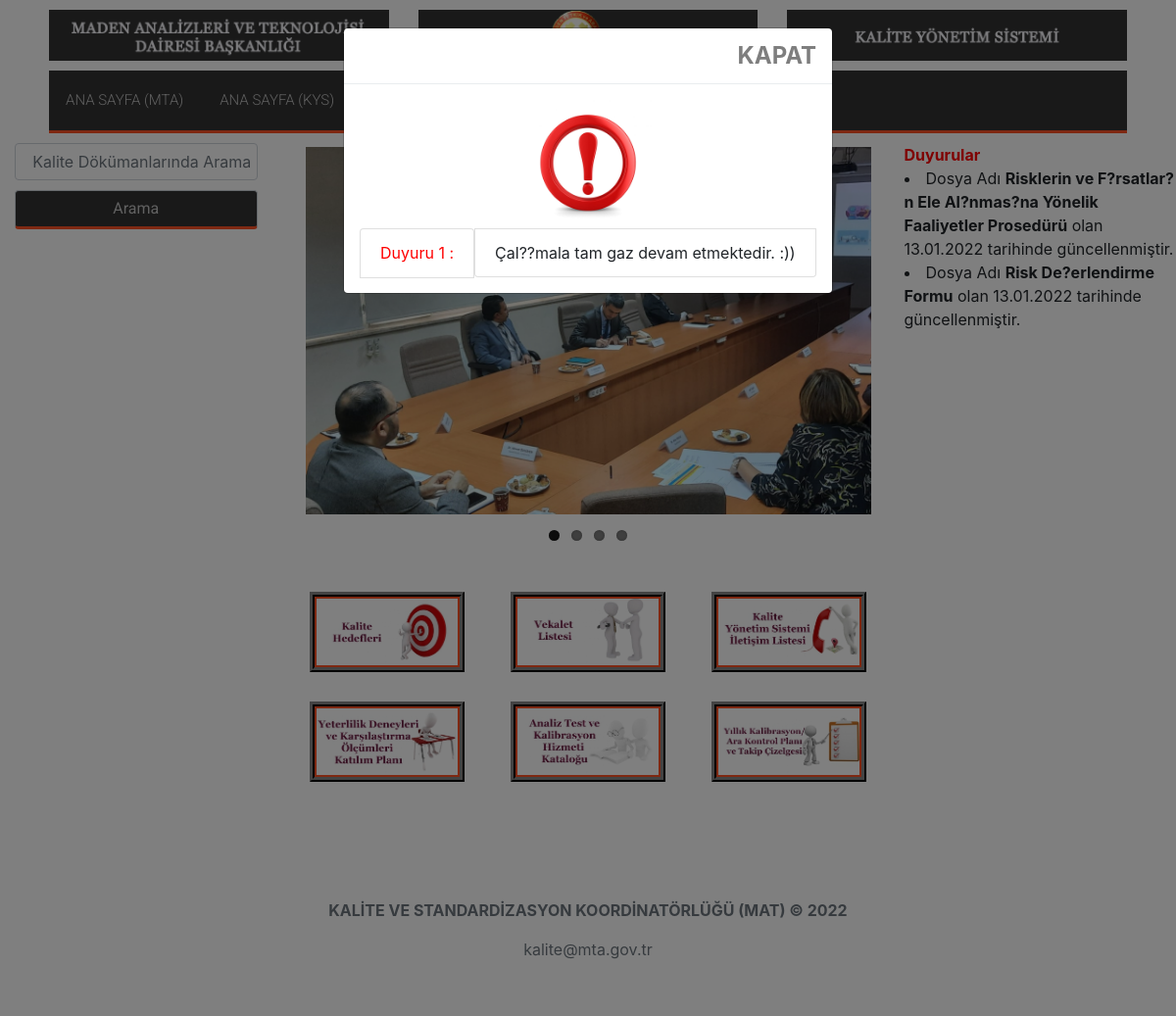
The page / on the database its author committed.
### tables this page shows
CREATE TABLE `news` (
  `ID` int(11) NOT NULL,
  `NewsCategoriesID` int(11) DEFAULT NULL,
  `Header` varchar(2550) DEFAULT NULL,
  `SeoName` varchar(255) NOT NULL,
  `ShortContent` text,
  `Link` varchar(255) NOT NULL,
  `Content` text,
  `Images` varchar(255) DEFAULT NULL,
  `Cuff` tinyint(4) NOT NULL,
  `Click` varchar(20) DEFAULT NULL,
  `TimeSort` varchar(35) NOT NULL,
  `Time` varchar(50) DEFAULT NULL,
  `ISDELETED` tinyint(4) DEFAULT NULL
);

CREATE TABLE `mainmenu` (
  `ID` int(11) NOT NULL,
  `CatID` int(11) NOT NULL,
  `SupID` int(11) DEFAULT NULL,
  `Name` varchar(255) DEFAULT NULL,
  `URL` varchar(200) NOT NULL,
  `siraNo` varchar(3) NOT NULL,
  `Status` int(11) NOT NULL,
  `Click` int(11) DEFAULT NULL,
  `Time` varchar(30) DEFAULT NULL,
  `ISDELETED` varchar(30) DEFAULT NULL
);

CREATE TABLE `gallery` (
  `ID` int(11) NOT NULL,
  `GalleryCategoriesID` int(11) DEFAULT NULL,
  `ReferencesID` int(11) DEFAULT NULL,
  `Name` varchar(255) DEFAULT NULL,
  `EmbedCode` varchar(255) DEFAULT NULL,
  `Link` varchar(255) DEFAULT NULL,
  `Target` varchar(10) DEFAULT NULL,
  `Images` varchar(255) DEFAULT NULL,
  `Cover` int(11) DEFAULT NULL,
  `siraNo` int(11) NOT NULL,
  `Time` varchar(25) DEFAULT NULL,
  `ISDELETED` tinyint(4) DEFAULT NULL
);

CREATE TABLE `files` (
  `ID` int(11) NOT NULL,
  `FilesCategoriesID` int(11) NOT NULL,
  `Name` varchar(255) DEFAULT NULL,
  `Files` varchar(255) NOT NULL,
  `FileNo` varchar(25) DEFAULT NULL,
  `PublishDate` date DEFAULT NULL,
  `RevisionNo` int(2) NOT NULL,
  `RevisionDate` date DEFAULT NULL,
  `Status` tinyint(1) NOT NULL,
  `OrderNo` int(11) DEFAULT NULL,
  `ISDELETED` tinyint(1) NOT NULL
);

### functions.php (called while the page is built, shortened)
<?php
	function NewsList($NewsCategoriesID)
	{
		global $db;
		$NewsCategoriesID = intval($NewsCategoriesID);
		$result = $db->prepare("SELECT * FROM news WHERE NewsCategoriesID = ? AND ISDELETED=0");
		$result->execute(array($NewsCategoriesID));
		$line = $result->fetchAll(PDO::FETCH_OBJ);
		return $line;
	}
	function GalleryList($GalleryCategoriesID)
	{
		global $db;
		$GalleryCategoriesID = intval($GalleryCategoriesID);
		$result = $db->query("SELECT * FROM gallery WHERE GalleryCategoriesID = ".$GalleryCategoriesID." AND ISDELETED=0");
		$line = $result->fetchAll(PDO::FETCH_OBJ);
		return $line;
	}
?>

### index.php (the view, shortened to what this page needs)
	<?php
		include 'header.php';
	?>
	<?php
		$lineNewsList = NewsList(1);
		$sayi=0;
		foreach($lineNewsList as $key => $value) {
		$sayi++;   }
		if ($sayi > 0) {
		include 'modalpanel.php'; }
	?>
	<?php
		include 'ust_menu.php';
	?>
 </div>
	<div class="row" >
      <div class="col-lg-3 col-md-12 col-12">
        <form method="GET" action="arama.php">
			  <div class="col-lg-12 col-md-12 col-sm-12 col-12">
				<input style="margin-top:10px;  padding-right:0px; text-align:center;" type="text" class="form-control" placeholder="Kalite Dökümanlarında Arama" name="q">
				<input style="width:100%; margin-top:10px; background:#333; color:#c0c0c0; font-family: 'Roboto', sans-serif;border-bottom: 3px solid #FD5025;" type="submit" class="form-control "  name="b1" value="Arama">
			  </div>
        </form>
	  </div>
      <div class="col-lg-6 col-md-12 col-12">
       <div class="flexslider" style="margin-top:10px;" >
        <ul class="slides flex-viewport1">
          <?php
            $lineGalleryList = GalleryList(5);
            foreach ($lineGalleryList as $key => $value) {
          ?>
              <li>
                <img src="Uploads/Gallery/Big/<?php print $value->Images; ?>" />
              </li>
          <?php
            }
          ?>
        </ul>
      </div>
        <div class="row">
          <?php
            $lineGalleryList = GalleryList(4);
            $i=1;
            foreach ($lineGalleryList as $key => $value) {
               if($i > 6) $col="4"; else $col = "4";
          ?>
		<?php if ($i==20) { ;?>
            <div class="col-lg-<?php print $col ?> col-md-4 col-12  cerceve text-center"><img src="Uploads/Gallery/Big/<?php print $value->Images; ?>" class="img-fluid "  data-toggle="modal" data-target="#kidneyModelPanel">
            </div>
        <?php }else { ?>
               <div class="col-lg-<?php print $col ?> col-md-4 col-12 cerceve text-center"><a href="<?php print $value->Link; ?>" target="_blank"><img src="Uploads/Gallery/Big/<?php print $value->Images; ?>" class="img-fluid "></a>
            </div>
        <?php } ?>
          <?php
              $i++;
            }
          ?>
        </div>
      </div>
			<div  class="col-lg-3 col-md-12 col-12" >
				<marquee direction="up" onmouseover="this.stop();" onmouseout="this.start();" height="375px" style="margin-top:10px;" >
					<?php
						$resultMaxRevisionDate = $db->prepare("SELECT ID FROM files WHERE RevisionDate = (SELECT RevisionDate FROM files WHERE  ISDELETED=0 ORDER BY RevisionDate DESC LIMIT 0,1) ");
						$resultMaxRevisionDate->execute();
						$lineMaxRevisionDate = $resultMaxRevisionDate->fetchAll(PDO::FETCH_ASSOC);
						foreach($lineMaxRevisionDate as $redID){
							$RedIDArray[] = $redID['ID'];
						}
						print '<div style="display:inline; color:red; font-weight: bold;  ">Duyurular</div>';
						$resultNews=$db->query("SELECT * FROM files WHERE ID IN(".implode(', ', $RedIDArray).")");
						$lineNewsList = $resultNews->fetchAll(PDO::FETCH_OBJ);
						foreach($lineNewsList as $key => $value) {
					?>
							<li >  Dosya Adı <b><?php print $value->Name; ?></b> olan <?php print date("d.m.Y", strtotime($value->RevisionDate)) ?> tarihinde güncellenmiştir.</li>
					<?php
						}
					?>
				</marquee>
			</div>
	  </div>
<?php
  include 'footer.php';
?>

### header.php (shortened to what this page needs)
<?php
  include 'config.php';
  include 'functions.php';
?>
<!DOCTYPE html>
<html>
<head>
<link rel="stylesheet" type="text/css" href="bootstrap/css/bootstrap.min.css">
   <link href="css/ace-responsive-menu.css" rel="stylesheet" type="text/css" />
   <link href="css/flexslider.css" rel="stylesheet" type="text/css" />
  <link rel="stylesheet" href="https://cdnjs.cloudflare.com/ajax/libs/font-awesome/4.7.0/css/font-awesome.min.css">
    <link rel="stylesheet" type="text/css" href="css/style.css">
    <link rel="stylesheet" type="text/css" href="css/table_<?php print intval($_GET['cat_id']); ?>.css">
</head>
<body>
  <div   style="margin-top:10px; margin-left:50px; margin-right:50px; max-width: 100%;max-height:1%; ">
    <div class="row" >
		<div class="col-lg-4 col-md-4 col-12" >
			<img src="images/bannerLeft.jpg" class="img-fluid" >
		</div>
		<div class="col-lg-4 col-md-4 col-12" >
		</div>
		<div class="col-lg-4 col-md-4 col-12">
			<img src="images/bannerRight.jpg" class="img-fluid" >
		</div>
	</div>
	  <div class="row">

### modalpanel.php (shortened to what this page needs)
<?php
	if(empty($_SESSION['Modal'])){
?>
						<div id="modalNesne" class="modal fade">
							<div class="modal-dialog">
								  <div class="modal-content">
									<div class="modal-header">
										<button type="button" class="close" data-dismiss="modal" aria-hidden="true">KAPAT</button>
									</div>
									<div class="modal-body">
										<div class="col-md-12">
										  <center> <img src="images/dikkat.jpg" class="img-responsive" style="width:30%"></center>
									   </div>
										<div class="col-md-12">
												<?php
												  $lineNewsList = NewsList(1);
												  $sayi=0;
												  foreach($lineNewsList as $key => $value) {
													  $sayi++;
												?>
													<div class="row">
													<li class="list-group-item " style="display:inline; color:red; text-align:center"><center>Duyuru <?php  print $sayi ?> : </center><li class="list-group-item"><?php print $value->Header; ?></li></li>
													</div>
												<?php
												  }
												?>
									</div>
									</div>
								</div>
							</div>
						</div>
<?php
}
?>

### ust_menu.php (shortened to what this page needs)
<div class="container" style="margin-top:10px;">
  <div class="row">
    <div class="col-sm">
<ul id="respMenu" class="ace-responsive-menu" data-menu-style="horizontal" style="display:block ">
    <?php
      $result = $db->query("SELECT * FROM MainMenu WHERE SupID=0 AND ISDELETED=0");
      $line = $result->fetchAll(PDO::FETCH_OBJ);
      foreach($line as $line)
      {
    ?>
        <li><a href="<?php print $line->URL; ?>"><i class="<?php print $line->Images; ?>" aria-hidden="true"></i><span class="title"><?php print $line->Name; ?></span></a>
        </li>
    <?php
      }
    ?>
</ul>
</div>
</div>
</div>
</div>

### footer.php (shortened to what this page needs)
<div class="container py-5">
   </div>
   <div >
       <div class="container text-center">
           <p class="text-muted mb-0 py-2"><b>KALİTE VE STANDARDİZASYON KOORDİNATÖRLÜĞÜ (MAT) © 2022 </b></p>
       </div>
       <div class="container text-center">
           <p class="text-muted mb-0 py-2">kalite@mta.gov.tr</p>
       </div>
   </div>
   <br>
</body>
</html>

### css/ace-responsive-menu.css (style rules this page uses)
a { text-shadow: none; color: #0d638f; }
ul { margin: 0px; padding: 0px; }
.ace-responsive-menu { list-style: none; margin: 0; padding: 0; background: #333; float:left; width:100%; font-family: 'Roboto', sans-serif; border-bottom: 3px solid #FD5025; }
.ace-responsive-menu li { list-style: none; }
.ace-responsive-menu > li { display: block; margin: 0; padding: 0; border: 0px; float: left; }
.ace-responsive-menu li a { color:#c0c0c0; }
.ace-responsive-menu > li > a { display: block; position: relative; margin: 0; border: 0px; padding: 18px 20px 18px 12px; text-decoration: none; font-size: 15px; font-weight: 300; color: #c0c0c0; }
.ace-responsive-menu li a i { padding-right: 5px; color: #FF5737; }
.ace-responsive-menu > li > a i { font-size: 16px; text-shadow: none; color: #FF5737; }

### css/flexslider.css (style rules this page uses)
.slides, .slides > li, .flex-control-nav, .flex-direction-nav { margin: 0; padding: 0; list-style: none; }
.flexslider { margin: 0; padding: 0; }
.flexslider .slides > li { display: none; }
.flexslider .slides img { width: 100%; display: block; }
.flexslider .slides:after { content: "\0020"; display: block; clear: both; visibility: hidden; line-height: 0; height: 0; }
.flexslider { margin: 10px 0 60px; background: #fff; border: 4px solid #fff; position: relative; zoom: 1; -webkit-border-radius: 4px; -moz-border-radius: 4px; border-radius: 4px; -webkit-box-shadow: '' 0 1px 4px rgba(0, 0, 0, 0.2); -moz-box-shadow: '' 0 1px 4px rgba(0, 0, 0, 0.2); -o-box-shadow: '' 0 1px 4px rgba(0, 0, 0, 0.2); box-shadow: '' 0 1px 4px rgba(0, 0, 0, 0.2); }
.flexslider .slides { zoom: 1; }
.flexslider .slides img { height: 375px; -moz-user-select: none; }

### css/style.css (style rules this page uses)
html { -webkit-background-size: cover; -moz-background-size: cover; -o-background-size: cover; background-size: cover; }
.flexslider img { height: 375px; }
.cerceve img { border-radius: 20px; border-color: #333; border-style: ridge; border-width: 5px; cellpadding: 10px; margin-left: 10px; background-color: #FD5025; color: #FD5025; font-weight: bold; max-width: 90%; padding: 2px; -moz-border-radius: 0px; -webkit-border-radius: 0px; margin-top: 15px; margin-bottom: 15px; margin-left: 0; }

### rows shown on the page
news: Header "Çal??mala tam gaz devam etmektedir. :))"
mainmenu: Name "ANA SAYFA (MTA)"
mainmenu: Name "ANA SAYFA (KYS)"
gallery: Images (picture)
gallery: Images (picture)
gallery: Images (picture)
gallery: Images (picture)
gallery: Images (picture)
gallery: Images (picture)
gallery: Images (picture)
files: Name "Risklerin ve F?rsatlar?n Ele Al?nmas?na Yönelik Faaliyetler Prosedürü", RevisionDate "13.01.2022"
files: Name "Risk De?erlendirme Formu", RevisionDate "13.01.2022"
